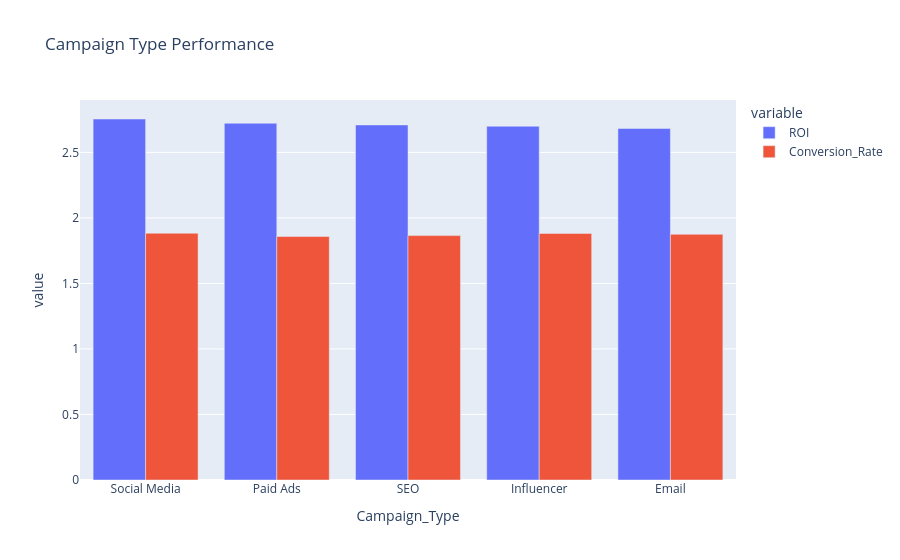

Write notebook code for a chart like this one.
### Code cell
fig = px.bar(
    campaign_type_performance,
    x = 'Campaign_Type',
    y = ['ROI', 'Conversion_Rate'],
    barmode = 'group',
    title = 'Campaign Type Performance')
fig.show()

### Figure 1 — Plotly figure (JSON) as saved in the notebook; plotly's stock layout.template omitted (floating-point values rounded to 4 significant figures)
{"data": [{"alignmentgroup": "True", "hovertemplate": "variable=ROI<br>Campaign_Type=%{x}<br>value=%{y}<extra></extra>", "legendgroup": "ROI", "marker": {"color": "#636efa", "pattern": {"shape": ""}}, "name": "ROI", "offsetgroup": "ROI", "orientation": "v", "showlegend": true, "textposition": "auto", "type": "bar", "x": ["Social Media", "Paid Ads", "SEO", "Influencer", "Email"], "xaxis": "x", "y": [2.755, 2.722, 2.71, 2.7, 2.683], "yaxis": "y"}, {"alignmentgroup": "True", "hovertemplate": "variable=Conversion_Rate<br>Campaign_Type=%{x}<br>value=%{y}<extra></extra>", "legendgroup": "Conversion_Rate", "marker": {"color": "#EF553B", "pattern": {"shape": ""}}, "name": "Conversion_Rate", "offsetgroup": "Conversion_Rate", "orientation": "v", "showlegend": true, "textposition": "auto", "type": "bar", "x": ["Social Media", "Paid Ads", "SEO", "Influencer", "Email"], "xaxis": "x", "y": [1.883, 1.858, 1.865, 1.882, 1.875], "yaxis": "y"}], "layout": {"barmode": "group", "legend": {"title": {"text": "variable"}, "tracegroupgap": 0}, "title": {"text": "Campaign Type Performance"}, "xaxis": {"anchor": "y", "domain": [0, 1], "title": {"text": "Campaign_Type"}}, "yaxis": {"anchor": "x", "domain": [0, 1], "title": {"text": "value"}}}}
